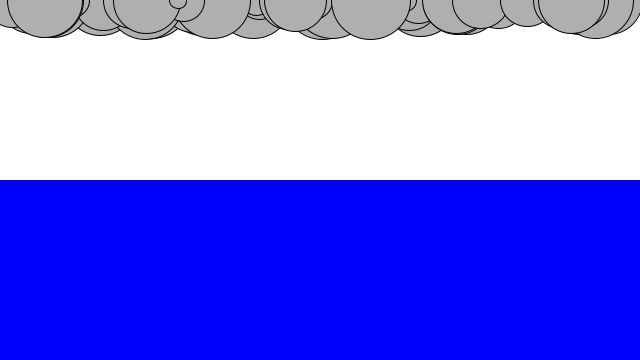
Frame 1 (no input)
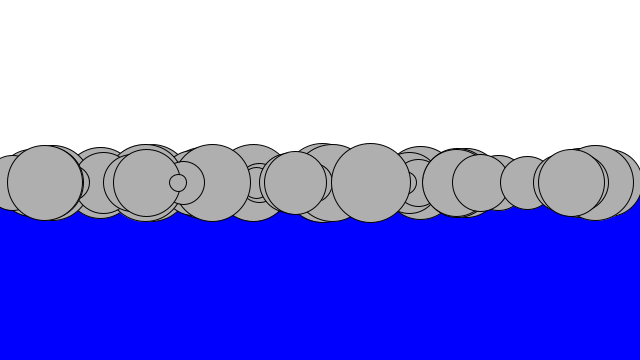
Frame 60 (the mouse pressed at the canvas centre just before this capture)
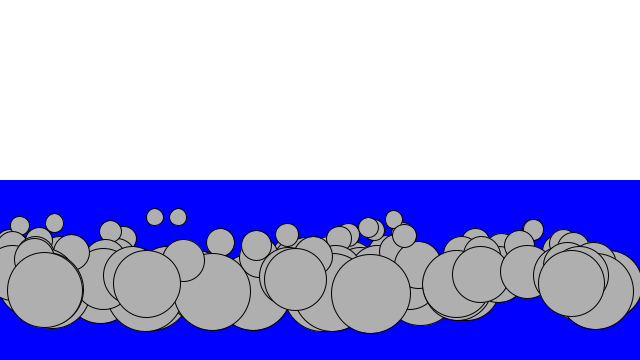
Frame 120 (the mouse held since frame 60 and released just before this capture)

The Processing sketch that drew these frames (run headless with seeded random() and noise(); from frame 60 on, the mouse is pressed at the canvas centre):

// Processing sketch: FluidResistence
// ── FluidResistence.pde
Mover[] movers = new Mover[100];
PVector gravity,wind;
float c = 0.1;
Liquid liquid;

void setup() {
  size(640,360);
  
  //[offset-up] Initialize a Liquid object.  Note the coefficient is low (0.1), otherwise the object would come to a halt fairly quickly (which may someday be the effect you want).
  liquid = new Liquid(0, height/2, width, height/2, 0.2);
  
  for (int i = 0; i < movers.length; i++) {
    movers[i] = new Mover(random(1,5),random(width),0);
   }
  wind = new PVector(0.1,0);
}
//[end]

void draw() {
  background(255);
  
  /* PERLIN NOISE WIND
  wind = new PVector(map(noise(t),0,1,-1,1),0);
  wind.normalize();
  wind.mult(0.1);*/
  
  liquid.display();
  
  for (int i = 0; i < movers.length; i++) {
    
    if (movers[i].isInside(liquid)){
      movers[i].drag(liquid);
    }
    
    float m = movers[i].mass;
    gravity = new PVector(0,0.1*m);
    movers[i].applyForce(gravity);
    //movers[i].applyForce(wind);
    
    movers[i].update();
    movers[i].checkEdges();
    movers[i].display();
  }

  //t += 0.01;
}

// ── Liquid.pde
class Liquid {
  float x,y,w,h;
  float c;

  Liquid(float x_, float y_, float w_, float h_, float c_) {
    x = x_;
    y = y_;
    w = w_;
    h = h_;
    c = c_;
  }

  void display() {
    noStroke();
    fill(0,0,256);
    rect(x,y,w,h);
  }

}

// ── Mover.pde
class Mover{
  PVector location;
  PVector velocity;
  PVector acceleration;
  
  float mass;

  Mover(float m, float x, float y){
      location = new PVector(x,y);
      velocity = new PVector(0,0);
      acceleration = new PVector(0,0);
      
      mass = m;
  }

  void applyForce(PVector force){
      PVector f = PVector.div(force,mass);
      acceleration.add(f);
  }

  void update(){
      velocity.add(acceleration);
      location.add(velocity);
      acceleration.mult(0);
  }

  void checkEdges() {

    if (location.x > width) {
      location.x = width;
      velocity.x *= -1;
    } else if (location.x < 0) {
      velocity.x *= -1;
      location.x = 0;
    }

    if (location.y > height) {
      velocity.y *= -1;
      location.y = height;
    }else if (location.y < 0) {
      velocity.y *= -1;
      location.y = 0;
    }

  }

  void display(){
      stroke(0);
      fill(175);
      ellipse(location.x,location.y,mass*16,mass*16);
  }
  
  boolean isInside(Liquid l) {
    if (location.x>l.x && location.x<l.x+l.w && location.y>l.y && location.y<l.y+l.h)
    {
      return true;
    } else {
      return false;
    }
  }
  
  void drag(Liquid l) {
    float speed = velocity.mag();
    float dragMagnitude = l.c * speed * speed;
    
    PVector drag = velocity.get();
    drag.mult(-1);
    drag.normalize();
    
    drag.mult(dragMagnitude);
    applyForce(drag);
  }

}
